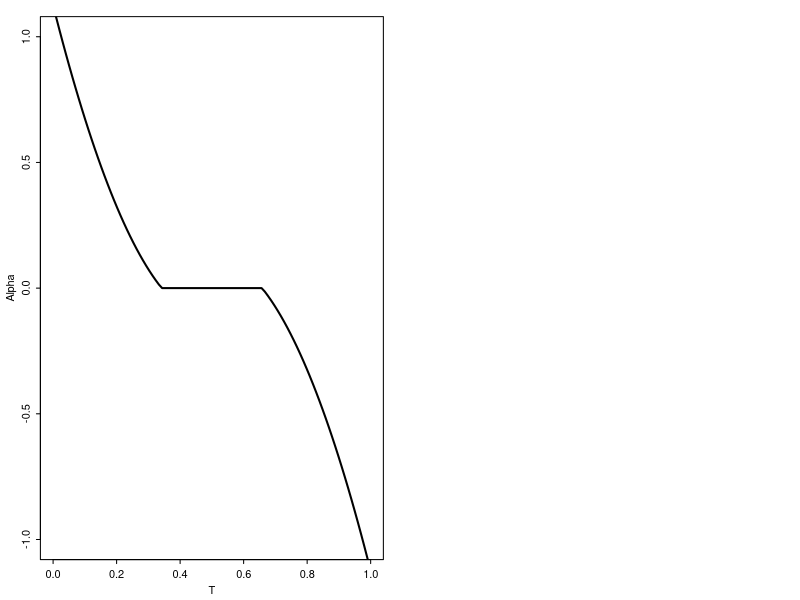
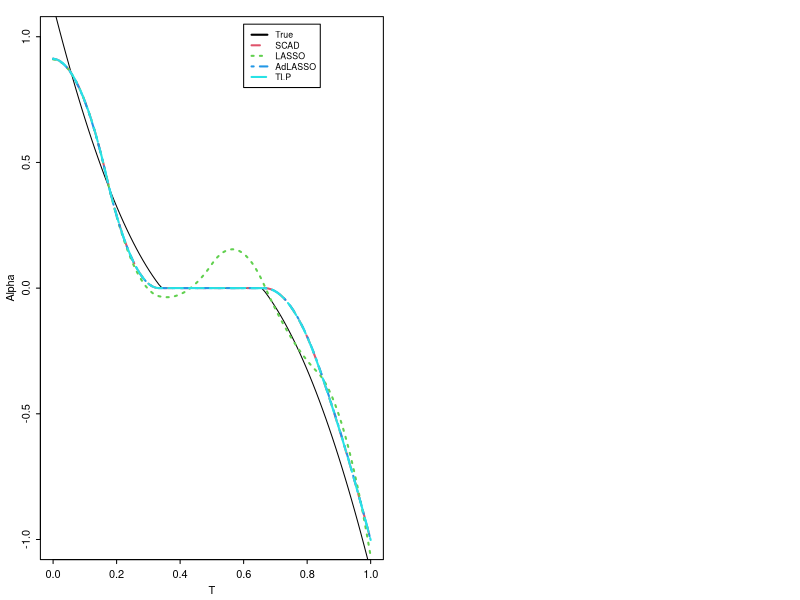

The R script that drew these images, in order:
####### Example with univariate variable which constrains certain values zero########
##
###N=number of interior knots
library(splines)
#library(glmnet)


############################################################
### Defines the first order derivative of LASSO,SCAD,TLP function
#############################################################
SCADder<-function(x,lambda,a)
{
absx=abs(x)
return(lambda*((absx<=lambda)+(absx>lambda)*(absx<=a*lambda)*((a*lambda-absx)/((a-1)*lambda))))
}

LASSOder<-function(x,lambda,weight)
{
absx=abs(x)
return(lambda*weight)
}

TLPder<-function(x,lambda,tau)
{
absx=abs(x)
return(lambda/tau*(absx/tau<1))
}

####################################################
#### Local varying coefficient model using the spline method in Xue, et al.
#### input: x is a nxd matrix
####        y: response variable
#####       tvar: a nx1 variable in the coefficient
#####       tpred: a npred x 1 vector, where the coefficients are evaluated
#####       xpred: a npred x d matrix, together with tpred, where yred are evaluated
#####       flag: 1: LASSO 2:SCAD 3:Adaptive LASSO 4: TLP 
####################################################
splinevcf<-function(x,y,tvar,N,p,tpred,xpred,lambda,tau,weight,flag)
{
n=length(y)
d=ncol(x)
temp=c(tvar,tpred)
###########################################################################
#### define the interior knots sequence: equally spaced knots (equal quantile knots can be
#### used as well
############################################################################
knots_n<-seq(min(tvar),max(tvar),length=N+2)  
knots_n<-knots_n[-c(1,(N+2))]
bsbasist<-bs(tvar,knots=knots_n,degree=p,intercept=TRUE,Boundary.knots=range(temp))
bsbasistpred<-bs(tpred,knots=knots_n,degree=p,intercept=TRUE,Boundary.knots=range(temp))

Jn=N+p+1
xdgn<-matrix(0,n,d*Jn)
for(j in 1:d)
{
temp<-((j-1)*Jn+1):(j*Jn)
xdgn[,temp]=bsbasist*matrix(rep(x[,j],Jn),ncol=Jn)
}

########Initial estimator the coefficients###
betaini<-solve(t(xdgn)%*%xdgn)%*%t(xdgn)%*%y

Jn=N+p+1
betaold<-betaini
betahat<-betaold
epsilon=10^(-6)
diff<-1
step=0

while((diff>=epsilon)&(step<=100))
{

betaoldm<-matrix(betaold,ncol=d) #####put betaold into a matrix Jn x d
cvec<-matrix(0,N+1,d) ####stores the "c_lj" constants defined in paper
for(i in 1:d)
{
for(j in 1:(N+1))
{
ind<-(j):(j+p)
jnorm=sqrt(sum((betaoldm[ind,i])^2))
if(jnorm^2<=epsilon) betahat[(Jn*(i-1)+j):(Jn*(i-1)+j+p)]=0   ### Shrink betahat to zero if jnorm is small
else{ 
  if(flag==2){  ##SCAD
    a=3.7
    cvec[j,i]<-SCADder(jnorm,lambda,a)/jnorm
  }
  else if(flag==4)  
    cvec[j,i]<-TLPder(jnorm,lambda,tau)/jnorm  ##TLP
  else             
    cvec[j,i]<-LASSOder(jnorm,lambda,weight[j,i])/jnorm  ##LASSO & Adaptive LASSO
}
#print(jnorm)
}
}

#####Update the nonzero components only in the following
###########################################################
Pn=length(betahat)
inds<-(1:Pn)[betahat!=0] ####Non zero components index

if(sum(betahat!=0)>=1)
{
xdgnsg<-as.matrix(xdgn[,inds])
sigma<-rep(0,length(inds))
cvec<-rbind(matrix(0,p,d),cvec,matrix(0,p,d))

indj=1
for(j in inds)
{
j1=j%%Jn
if(j1==0) j1=Jn
j2=ceiling(j/Jn)
sigma[indj]=sum(cvec[(j1):(j1+p),j2])
indj=indj+1
}

#print(inds)
if(length(inds)>1) SIGMA<-diag(sigma)
if(length(inds)<=1) {SIGMA=sigma}
betahat[inds]<-solve(t(xdgnsg)%*%xdgnsg+n*SIGMA)%*%t(xdgnsg)%*%y
diff=mean((betahat-betaold)^2)
step=step+1
betaold<-betahat
}
if(sum(betahat!=0)==0) diff=0
#print(diff)
#print(betahat)
}##end of while

alphahat<-matrix(0,length(tpred),d)
for(l in 1:d)
{
indl=((l-1)*Jn+1):(l*Jn)
alphahat[,l]<-bsbasistpred%*%betahat[indl]
}

ypred<-apply(alphahat*xpred,1,sum)

return(list(betahat,alphahat,ypred))
} ##end of function


############cross validation function
lambdasel<-function(x,y,tvar,N,p,weight,flag)
{
lambdav<-seq(0.0001,0.2,length=200)
n<-length(y)
m<-ceiling(n/5)
indt<-sample(n)



###TLP
if(flag==4){
tauv<-seq(0.0001,0.5,length=50)
cvr<-matrix(0,nrow=length(lambdav),ncol=length(tauv))
for(i in 1:length(lambdav))
{
for(j in 1:length(tauv))
{
cvij=0
for(k in 1:5)
{
ind_pred<-indt[((k-1)*m+1):(k*m)]
xpred=x[ind_pred,]
xest=x[-ind_pred,]
yest=y[-ind_pred]
ypred=y[ind_pred]
ttest=tvar[-ind_pred]
tpred=tvar[ind_pred]
result<-splinevcf(as.matrix(xest),yest,ttest,N,p,tpred,xpred,lambdav[i],tauv[j],0,flag)
yest<-result[[3]]
cvij=cvij+mean((ypred-yest)^2)
print(mean((ypred-yest)^2))
}
cvr[i,j]=cvij
}
}
indx<-which(cvr==min(cvr),arr.ind=T)
lambda=lambdav[indx[1,1]]
tau=tauv[indx[1,2]]
return(list(lambda,tau,lambdav,tauv,cvr))
}

else{  ##SCAD LASSO & Adaptive LASSO

cvr<-rep(0,length(lambdav))
for(i in 1:length(lambdav))
{
cvi=0
for(j in 1:5)
{
ind_pred<-indt[((j-1)*m+1):((j)*m)]
xpred=x[ind_pred,]
xest=x[-ind_pred,]
yest=y[-ind_pred]
ypred=y[ind_pred]
ttest=tvar[-ind_pred]
tpred=tvar[ind_pred]
result<-splinevcf(as.matrix(xest),yest,ttest,N,p,tpred,xpred,lambdav[i],0,weight,flag)
yest<-result[[3]]
cvi=cvi+mean((ypred-yest)^2)
print(mean((ypred-yest)^2))
}
cvr[i]=cvi
}
indx<-which.min(cvr)
lambda=lambdav[indx]
return(list(lambda,lambdav,cvr))
}


}



#######################################
###Test Data
########################################
n=400
N=5
p=2



#case 1 beta=0 N=3
testf1<-function(x) return(rep(0,length(x)))
#case 2 N=5 p=2
testf2<-function(x) sin(2*pi*x)
#case 3 N=5 p=2
testf3<-function(x) 5*(((x-0.5)^2-0.025)*(x<0.342)+(-(x-0.5)^2+0.025)*(x>0.658))
#case 4 N=5 p=2
testf4<-function(x) 3*((-x+0.3)*(x<0.3)+(x-0.7)*(x>0.7))
#case 5 N=9 p=2
testf5<-function(x) (-45/2*(x-0.5)^2+0.9)*(x>0.3&x<0.7)
#case 6 N=10 p=2
testf6<-function(x){
   len<-length(x)
   fx<-rep(0, len)
   for(i in 1:len)
   { 
      if(x[i]>0.25 && x[i]<0.75) 
           fx[i]=sin(2*pi*x[i])
      else
           fx[i]=0
   }
   return(fx)
}
#case 7 N=15 p=2
testf7<-function(x) -sin(5*pi*x)*(x<0.4&x>0.2)+sin(5*pi*x)*(x>0.6&x<0.8)


d=1
x<-matrix(rnorm(n*d,0,1),ncol=d)
tvar<-runif(n,0,1)
tpred<-seq(0,1,length=100)
xpred<-as.matrix(x[1:length(tpred),])
eps<-rnorm(100,0,1)

FLAG=3 # represents num of case
y<-testf3(tvar)*x[,1]+0.5*rnorm(n,0,1)
ypred<-testf3(tpred)*xpred[,1]+0.5*eps
alpha_TRUE=testf3(tpred)
#alpha_TRUE=cbind(testf2(tpred),matrix(0,nrow=100,ncol=d-4))


###LASSO
d=dim(x)[2]
weight<-matrix(1,nrow=N+1,ncol=d)
lambdaresult<-lambdasel(x,y,tvar,N,p,weight,flag=1)
lambda_LASSO<-lambdaresult[[1]]
result_LASSO<-splinevcf(x,y,tvar,N,p,tpred,xpred,lambda_LASSO,0,weight,flag=1)
alphahat_LASSO<-result_LASSO[[2]]
betahat_LASSO<-matrix(result_LASSO[[1]],nrow=N+p+1,ncol=d)

###SCAD
lambdaresult<-lambdasel(x,y,tvar,N,p,0,flag=2)
lambda_SCAD<-lambdaresult[[1]]
result_SCAD<-splinevcf(x,y,tvar,N,p,tpred,xpred,lambda_SCAD,0,0,flag=2)
alphahat_SCAD<-result_SCAD[[2]]
betahat_SCAD<-matrix(result_SCAD[[1]],nrow=N+p+1,ncol=d)

###Adaptive LASSO
weight<-matrix(10^8,nrow=N+1,ncol=d)

for (i in 1:d){
   for(j in 1:(N+1)){
       temp=sum((betahat_SCAD[j:(j+p),i])^2)
       if(temp!=0)
          weight[j,i]=1/temp
   }
}
lambdaresult<-lambdasel(x,y,tvar,N,p,weight,flag=3)
lambda_AdLASSO<-lambdaresult[[1]]
result_AdLASSO<-splinevcf(x,y,tvar,N,p,tpred,xpred,lambda_AdLASSO,0,weight,flag=3)
alphahat_AdLASSO<-result_AdLASSO[[2]]

###TLP
lambdaresult<-lambdasel(x,y,tvar,N,p,0,flag=4)
lambda_TLP<-lambdaresult[[1]]
tau_TLP<-lambdaresult[[2]]
result_TLP<-splinevcf(x,y,tvar,N,p,tpred,xpred,lambda_TLP,tau_TLP,0,flag=4)
alphahat_TLP<-result_TLP[[2]]


postscript(file="case6a.ps",height=2,width=6)
layout(matrix(c(1,0,2),1,3),c(3,0,3),2)
par(mar=c(5,5,2,2)+.1,mex=.6)
plot(tpred,alpha_TRUE,col=1,type='l',lwd=2,ylim=c(-1,1),xlab="T",ylab="Alpha")
dev.off()

postscript(file="case6b.ps",height=2,width=6)
layout(matrix(c(1,0,2),1,3),c(3,0,3),2)
par(mar=c(5,5,2,2)+.1,mex=.6)
plot(tpred,alpha_TRUE,col=1,type='l',ylim=c(-1,1),xlab="T",ylab="Alpha")
lines(tpred,alphahat_SCAD[,1],lty=2,col=2,lwd=2)
lines(tpred,alphahat_LASSO[,1],lty=3,col=3,lwd=2)
lines(tpred,alphahat_AdLASSO[,1],lty=4,col=4,lwd=2)
lines(tpred,alphahat_TLP[,1],lty=5,col=5,lwd=2)
legtxt<-c(expression("True"),expression("SCAD"),expression("LASSO"),expression("AdLASSO"),expression("TLP"))
legend(0.6,1.05,col=1:5,lty=1:5,legend=legtxt,lwd=c(2,2,2,2,2),cex=0.8)
dev.off()

